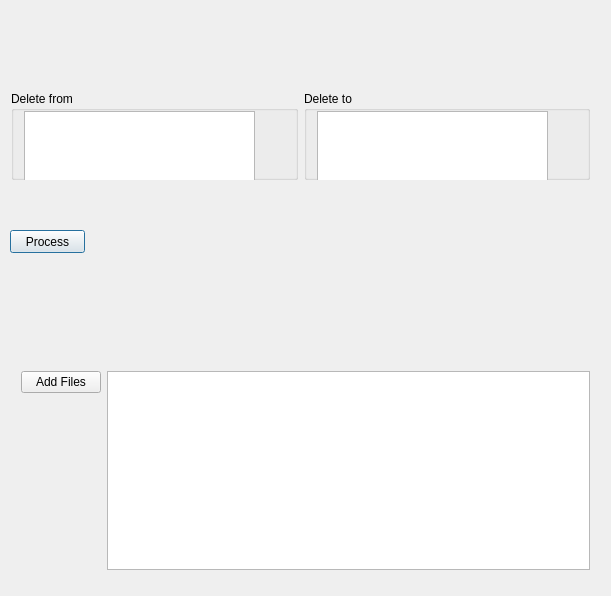
<?xml version="1.0" encoding="UTF-8"?>
<ui version="4.0">
 <class>RegularClass</class>
 <widget class="QDialog" name="RegularClass">
  <property name="geometry">
   <rect>
    <x>0</x>
    <y>0</y>
    <width>611</width>
    <height>596</height>
   </rect>
  </property>
  <property name="windowTitle">
   <string>Regular</string>
  </property>
  <widget class="QWidget" name="horizontalLayoutWidget">
   <property name="geometry">
    <rect>
     <x>0</x>
     <y>80</y>
     <width>601</width>
     <height>111</height>
    </rect>
   </property>
   <layout class="QHBoxLayout" name="horizontalLayout">
    <item>
     <widget class="QGroupBox" name="groupBox">
      <property name="title">
       <string>Delete from</string>
      </property>
      <widget class="QTextEdit" name="textEditFrom">
       <property name="geometry">
        <rect>
         <x>13</x>
         <y>20</y>
         <width>231</width>
         <height>71</height>
        </rect>
       </property>
      </widget>
     </widget>
    </item>
    <item>
     <widget class="QGroupBox" name="groupBox_3">
      <property name="title">
       <string>Delete to</string>
      </property>
      <widget class="QTextEdit" name="textEditTo">
       <property name="geometry">
        <rect>
         <x>13</x>
         <y>20</y>
         <width>231</width>
         <height>71</height>
        </rect>
       </property>
      </widget>
     </widget>
    </item>
   </layout>
  </widget>
  <widget class="QPushButton" name="pushButton">
   <property name="geometry">
    <rect>
     <x>10</x>
     <y>230</y>
     <width>75</width>
     <height>23</height>
    </rect>
   </property>
   <property name="text">
    <string>Process</string>
   </property>
  </widget>
  <widget class="QWidget" name="horizontalLayoutWidget_2">
   <property name="geometry">
    <rect>
     <x>10</x>
     <y>360</y>
     <width>591</width>
     <height>221</height>
    </rect>
   </property>
   <layout class="QHBoxLayout" name="horizontalLayout_2">
    <item>
     <layout class="QVBoxLayout" name="verticalLayout">
      <item>
       <widget class="QPushButton" name="pushButton_2">
        <property name="text">
         <string>Add Files</string>
        </property>
       </widget>
      </item>
      <item>
       <spacer name="verticalSpacer">
        <property name="orientation">
         <enum>Qt::Vertical</enum>
        </property>
        <property name="sizeHint" stdset="0">
         <size>
          <width>20</width>
          <height>40</height>
         </size>
        </property>
       </spacer>
      </item>
     </layout>
    </item>
    <item>
     <widget class="QListView" name="listView"/>
    </item>
   </layout>
  </widget>
 </widget>
 <layoutdefault spacing="6" margin="11"/>
 <resources>
  <include location="regular.qrc"/>
 </resources>
 <connections>
  <connection>
   <sender>pushButton</sender>
   <signal>clicked()</signal>
   <receiver>RegularClass</receiver>
   <slot>slotProcess()</slot>
   <hints>
    <hint type="sourcelabel">
     <x>44</x>
     <y>316</y>
    </hint>
    <hint type="destinationlabel">
     <x>70</x>
     <y>342</y>
    </hint>
   </hints>
  </connection>
  <connection>
   <sender>pushButton_2</sender>
   <signal>clicked()</signal>
   <receiver>RegularClass</receiver>
   <slot>slotPath()</slot>
   <hints>
    <hint type="sourcelabel">
     <x>54</x>
     <y>369</y>
    </hint>
    <hint type="destinationlabel">
     <x>53</x>
     <y>409</y>
    </hint>
   </hints>
  </connection>
 </connections>
 <slots>
  <slot>slotProcess()</slot>
  <slot>slotPath()</slot>
  <slot>slotOldTextChanged()</slot>
 </slots>
</ui>
